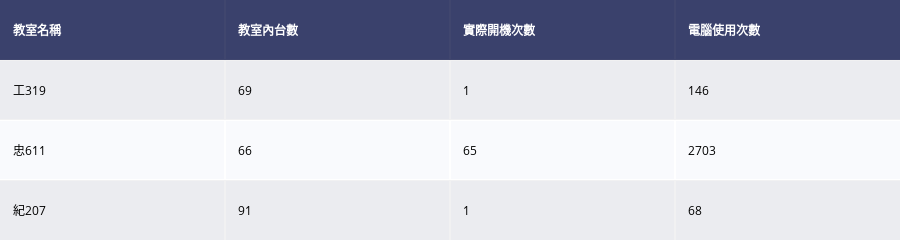

Notebook cell for this chart:
### Code cell
table = ff.create_table(dfClassRoomUseTotals)
iplot(table)

### Figure 1 — Plotly figure (JSON) as saved in the notebook; plotly's stock layout.template omitted (floating-point values rounded to 4 significant figures)
{"data": [{"colorscale": [[0, "#00083e"], [0.5, "#ededee"], [1, "#ffffff"]], "hoverinfo": "none", "opacity": 0.75, "showscale": false, "type": "heatmap", "z": [[0, 0, 0, 0], [0.5, 0.5, 0.5, 0.5], [1, 1, 1, 1], [0.5, 0.5, 0.5, 0.5]]}], "layout": {"annotations": [{"align": "left", "font": {"color": "#ffffff"}, "showarrow": false, "text": "<b>教室名稱</b>", "x": -0.45, "xanchor": "left", "xref": "x", "y": 0, "yref": "y"}, {"align": "left", "font": {"color": "#ffffff"}, "showarrow": false, "text": "<b>教室內台數</b>", "x": 0.55, "xanchor": "left", "xref": "x", "y": 0, "yref": "y"}, {"align": "left", "font": {"color": "#ffffff"}, "showarrow": false, "text": "<b>實際開機次數</b>", "x": 1.55, "xanchor": "left", "xref": "x", "y": 0, "yref": "y"}, {"align": "left", "font": {"color": "#ffffff"}, "showarrow": false, "text": "<b>電腦使用次數</b>", "x": 2.55, "xanchor": "left", "xref": "x", "y": 0, "yref": "y"}, {"align": "left", "font": {"color": "#000000"}, "showarrow": false, "text": "工319", "x": -0.45, "xanchor": "left", "xref": "x", "y": 1, "yref": "y"}, {"align": "left", "font": {"color": "#000000"}, "showarrow": false, "text": "69", "x": 0.55, "xanchor": "left", "xref": "x", "y": 1, "yref": "y"}, {"align": "left", "font": {"color": "#000000"}, "showarrow": false, "text": "1", "x": 1.55, "xanchor": "left", "xref": "x", "y": 1, "yref": "y"}, {"align": "left", "font": {"color": "#000000"}, "showarrow": false, "text": "146", "x": 2.55, "xanchor": "left", "xref": "x", "y": 1, "yref": "y"}, {"align": "left", "font": {"color": "#000000"}, "showarrow": false, "text": "忠611", "x": -0.45, "xanchor": "left", "xref": "x", "y": 2, "yref": "y"}, {"align": "left", "font": {"color": "#000000"}, "showarrow": false, "text": "66", "x": 0.55, "xanchor": "left", "xref": "x", "y": 2, "yref": "y"}, {"align": "left", "font": {"color": "#000000"}, "showarrow": false, "text": "65", "x": 1.55, "xanchor": "left", "xref": "x", "y": 2, "yref": "y"}, {"align": "left", "font": {"color": "#000000"}, "showarrow": false, "text": "2703", "x": 2.55, "xanchor": "left", "xref": "x", "y": 2, "yref": "y"}, {"align": "left", "font": {"color": "#000000"}, "showarrow": false, "text": "紀207", "x": -0.45, "xanchor": "left", "xref": "x", "y": 3, "yref": "y"}, {"align": "left", "font": {"color": "#000000"}, "showarrow": false, "text": "91", "x": 0.55, "xanchor": "left", "xref": "x", "y": 3, "yref": "y"}, {"align": "left", "font": {"color": "#000000"}, "showarrow": false, "text": "1", "x": 1.55, "xanchor": "left", "xref": "x", "y": 3, "yref": "y"}, {"align": "left", "font": {"color": "#000000"}, "showarrow": false, "text": "68", "x": 2.55, "xanchor": "left", "xref": "x", "y": 3, "yref": "y"}], "height": 170, "margin": {"b": 0, "l": 0, "r": 0, "t": 0}, "xaxis": {"dtick": 1, "gridwidth": 2, "showticklabels": false, "tick0": -0.5, "ticks": "", "zeroline": false}, "yaxis": {"autorange": "reversed", "dtick": 1, "gridwidth": 2, "showticklabels": false, "tick0": 0.5, "ticks": "", "zeroline": false}}}
